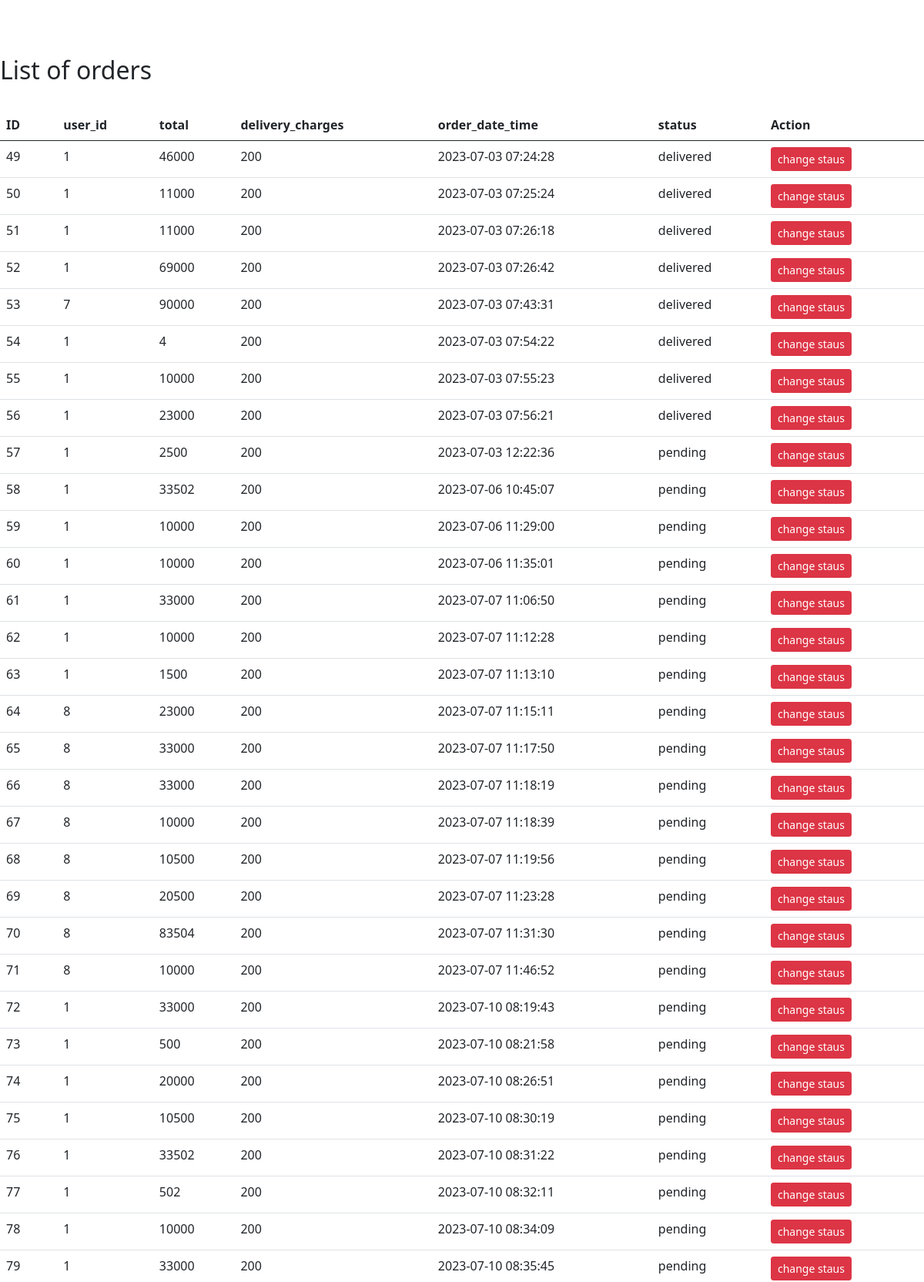
Page /admin/orders/ordersindex.php (upper part) on the committed database.
### tables this page shows
CREATE TABLE `orders` (
  `id` int(11) NOT NULL,
  `user_id` int(11) NOT NULL,
  `total` int(11) NOT NULL,
  `delivery_charges` int(11) NOT NULL,
  `order_date_time` datetime NOT NULL,
  `status` varchar(100) NOT NULL DEFAULT 'pending'
);

### admin/orders/ordersindex.php (the view, shortened to what this page needs)
<!DOCTYPE html>
<html lang="en">
<head>
    <link href="https://cdn.jsdelivr.net/npm/bootstrap@5.0.2/dist/css/bootstrap.min.css" rel="stylesheet"
>
</head>
<body>
<br><br><br>
        <h2>List of orders</h2>
        <br>
        <table class="table">
            <thead>
                <tr>
                    <th>ID</th>
                    <th>user_id</th>
                    <th>total</th>
                    <th>delivery_charges</th>
                    <th>order_date_time</th>
                    <th>status</th>
                    <th>Action</th>
                </tr>
            <tbody>
                <?php
                include 'config.php';
                $sql = "SELECT * FROM orders";
                $result = $conn->query($sql);
                while ($row = $result->fetch_assoc()) {
                    echo "<tr>
    <td>$row[id]</td>
    <td>$row[user_id]</td>
    <td>$row[total]</td>
    <td>$row[delivery_charges]</td>
    <td>$row[order_date_time]</td>
    <td>$row[status]</td>
    <td>
        <a class='btn btn-danger btn-sm' href='orderstaus.php?id=$row[id]'>change staus</a>
    </td>
</tr>";
                }
                ?>
            </thead>
        </table>
</body>
</html>

### rows in the picture
orders: id "49", user "1", total "46000", delivery_charges "200", order_date_time "2023-07-03 07:24:28", status "delivered"
orders: id "50", user "1", total "11000", delivery_charges "200", order_date_time "2023-07-03 07:25:24", status "delivered"
orders: id "51", user "1", total "11000", delivery_charges "200", order_date_time "2023-07-03 07:26:18", status "delivered"
orders: id "52", user "1", total "69000", delivery_charges "200", order_date_time "2023-07-03 07:26:42", status "delivered"
orders: id "53", user "7", total "90000", delivery_charges "200", order_date_time "2023-07-03 07:43:31", status "delivered"
orders: id "54", user "1", total "4", delivery_charges "200", order_date_time "2023-07-03 07:54:22", status "delivered"
orders: id "55", user "1", total "10000", delivery_charges "200", order_date_time "2023-07-03 07:55:23", status "delivered"
orders: id "56", user "1", total "23000", delivery_charges "200", order_date_time "2023-07-03 07:56:21", status "delivered"
orders: id "57", user "1", total "2500", delivery_charges "200", order_date_time "2023-07-03 12:22:36", status "pending"
orders: id "58", user "1", total "33502", delivery_charges "200", order_date_time "2023-07-06 10:45:07", status "pending"
orders: id "59", user "1", total "10000", delivery_charges "200", order_date_time "2023-07-06 11:29:00", status "pending"
orders: id "60", user "1", total "10000", delivery_charges "200", order_date_time "2023-07-06 11:35:01", status "pending"
orders: id "61", user "1", total "33000", delivery_charges "200", order_date_time "2023-07-07 11:06:50", status "pending"
orders: id "62", user "1", total "10000", delivery_charges "200", order_date_time "2023-07-07 11:12:28", status "pending"
orders: id "63", user "1", total "1500", delivery_charges "200", order_date_time "2023-07-07 11:13:10", status "pending"
orders: id "64", user "8", total "23000", delivery_charges "200", order_date_time "2023-07-07 11:15:11", status "pending"
orders: id "65", user "8", total "33000", delivery_charges "200", order_date_time "2023-07-07 11:17:50", status "pending"
orders: id "66", user "8", total "33000", delivery_charges "200", order_date_time "2023-07-07 11:18:19", status "pending"
orders: id "67", user "8", total "10000", delivery_charges "200", order_date_time "2023-07-07 11:18:39", status "pending"
orders: id "68", user "8", total "10500", delivery_charges "200", order_date_time "2023-07-07 11:19:56", status "pending"
orders: id "69", user "8", total "20500", delivery_charges "200", order_date_time "2023-07-07 11:23:28", status "pending"
orders: id "70", user "8", total "83504", delivery_charges "200", order_date_time "2023-07-07 11:31:30", status "pending"
orders: id "71", user "8", total "10000", delivery_charges "200", order_date_time "2023-07-07 11:46:52", status "pending"
orders: id "72", user "1", total "33000", delivery_charges "200", order_date_time "2023-07-10 08:19:43", status "pending"
orders: id "73", user "1", total "500", delivery_charges "200", order_date_time "2023-07-10 08:21:58", status "pending"
orders: id "74", user "1", total "20000", delivery_charges "200", order_date_time "2023-07-10 08:26:51", status "pending"
orders: id "75", user "1", total "10500", delivery_charges "200", order_date_time "2023-07-10 08:30:19", status "pending"
orders: id "76", user "1", total "33502", delivery_charges "200", order_date_time "2023-07-10 08:31:22", status "pending"
orders: id "77", user "1", total "502", delivery_charges "200", order_date_time "2023-07-10 08:32:11", status "pending"
orders: id "78", user "1", total "10000", delivery_charges "200", order_date_time "2023-07-10 08:34:09", status "pending"
orders: id "79", user "1", total "33000", delivery_charges "200", order_date_time "2023-07-10 08:35:45", status "pending"
